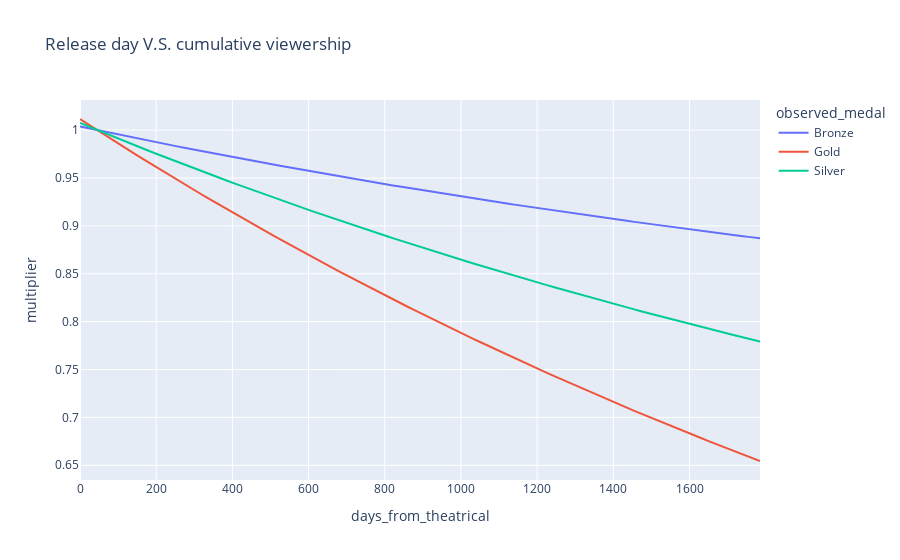

Notebook source saved alongside this figure:
### Code cell
plot_df = scoring_data.groupby(['days_from_theatrical', 'observed_medal']).mean().reset_index()
fig = px.line(plot_df, x="days_from_theatrical", y="multiplier", color = 'observed_medal',
              title='Release day V.S. cumulative viewership')
fig.show()
